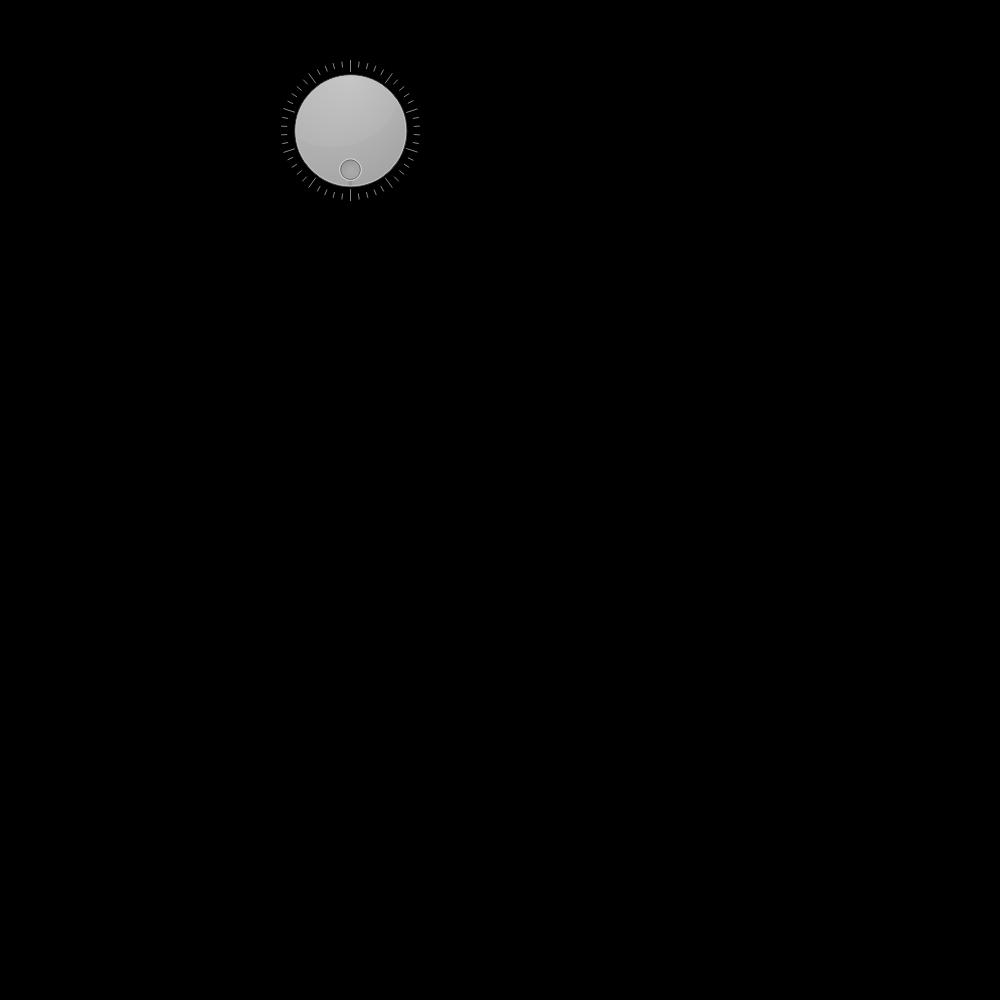
<?xml version="1.0" encoding="UTF-8"?>
<ui version="4.0">
 <class>MainWindow</class>
 <widget class="QMainWindow" name="MainWindow">
  <property name="geometry">
   <rect>
    <x>0</x>
    <y>0</y>
    <width>1000</width>
    <height>1000</height>
   </rect>
  </property>
  <property name="sizePolicy">
   <sizepolicy hsizetype="Maximum" vsizetype="Maximum">
    <horstretch>0</horstretch>
    <verstretch>0</verstretch>
   </sizepolicy>
  </property>
  <property name="cursor">
   <cursorShape>BlankCursor</cursorShape>
  </property>
  <property name="windowTitle">
   <string>MainWindow</string>
  </property>
  <property name="styleSheet">
   <string notr="true">background-color: rgb(0,0,0);</string>
  </property>
  <widget class="QWidget" name="centralWidget">
   <widget class="QDial" name="dialMaster">
    <property name="geometry">
     <rect>
      <x>270</x>
      <y>60</y>
      <width>161</width>
      <height>141</height>
     </rect>
    </property>
    <property name="value">
     <number>0</number>
    </property>
    <property name="wrapping">
     <bool>true</bool>
    </property>
    <property name="notchesVisible">
     <bool>true</bool>
    </property>
   </widget>
  </widget>
 </widget>
 <layoutdefault spacing="6" margin="11"/>
 <resources/>
 <connections/>
</ui>
